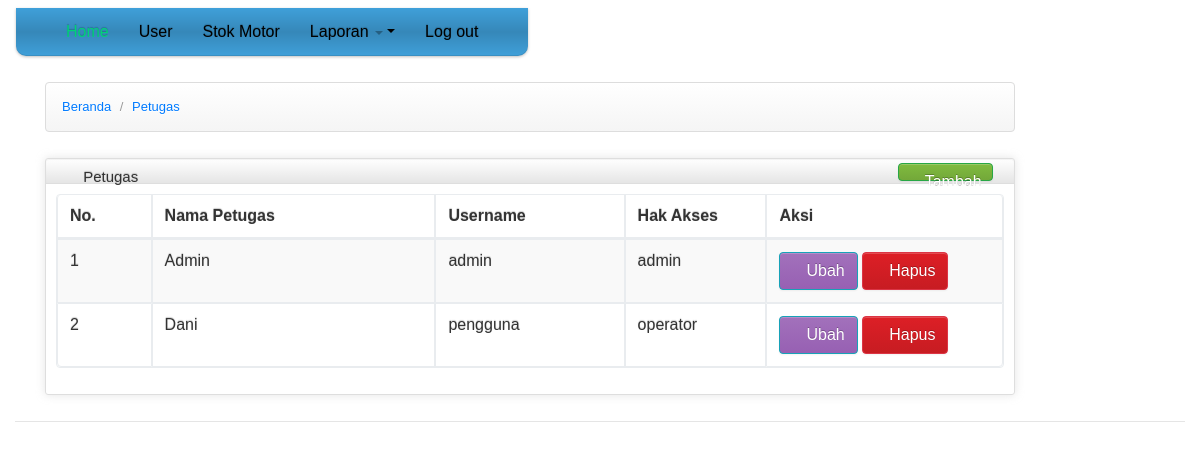
/index.php?pages=petugas (signed in), run on the app's committed database.
### tables this page shows
CREATE TABLE `petugas` (
  `id_petugas` int(11) NOT NULL,
  `nama_petugas` varchar(30) NOT NULL,
  `username` varchar(20) NOT NULL,
  `password` varchar(50) NOT NULL,
  `hak_akses` varchar(10) NOT NULL,
  `foto` varchar(100) NOT NULL
);

### pages/page_petugas/petugas.php (the view, shortened to what this page needs)
<?php
$aksi = "pages/pages_petugas/aksi_petugas.php";
$query = mysqli_query($koneksi, "select * from petugas");
?>
<div>
    <ul class="breadcrumb">
        <li>
            <a href="index.php?pages=home">Beranda</a> <span class="divider">/</span>
        </li>
        <li>
            <a href="index.php?pages=petugas">Petugas</a>
        </li>
    </ul>
</div>
<div class="row-fluid sortable">
    <div class="box span12">
        <div class="box-header well" data-original-title>
            <h2><i class="icon-user"></i> Petugas</h2>
            <div class="box-icon">
                <a class="btn btn-success" href="index.php?pages=tambah_petugas"><i class="icon-plus icon-white"></i> Tambah</a>
            </div>
        </div>
        <div class="box-content">
            <table class="table table-striped table-bordered bootstrap-datatable datatable">
                <thead>
                    <tr>
                        <th style="width: 10%;">
                            No.
                        </th>
                        <th style="width: 30%;">
                            Nama Petugas
                        </th>
                        <th style="width: 20%;">
                            Username
                        </th>
                        <th style="width: 15%;">
                            Hak Akses
                        </th>
                        <th style="width: 25%;">
                            Aksi
                        </th>
                    </tr>
                </thead>
                <tbody>
                    <?php
                    $i = 1;
                    while ($data = mysqli_fetch_array($query)) {
                    ?>
                        <tr>
                            <td><?php echo $i++; ?></td>
                            <td><?php echo $data['nama_petugas']; ?></td>
                            <td><?php echo $data['username']; ?></td>
                            <td><?php echo $data['hak_akses']; ?></td>
                            <td>
                                <a href="index.php?pages=ubah_petugas&&id=<?php echo $data['id_petugas']; ?>" class="btn btn-info" ><i class="icon-edit icon-white"></i>Ubah</a>
                                <a href="<?php echo $aksi . '?pages=petugas&&act=hapus&&id=' . $data['id_petugas']; ?>" class="btn btn-danger" onclick="return confirm('Apakah Anda yakin akan menghapus data?')"><i class="icon-trash icon-white"></i>Hapus</a>
                            </td>
                        </tr>
                    <?php } ?>
                </tbody>
            </table>
        </div>
    </div>
</div>

### css/charisma-app.css (style rules this page uses)
.box { border: 1px solid #DEDEDE; border-radius:3px; -webkit-border-radius:3px; -moz-border-radius:3px; margin-top: 10px; margin-bottom: 10px ; box-shadow: 0 0 10px rgba(189, 189, 189, 0.4); -webkit-box-shadow: 0 0 10px rgba(189, 189, 189, 0.4); -moz-box-shadow: 0 0 10px rgba(189, 189, 189, 0.4); }
.box-header { border:none; padding-top:5px; border-bottom: 1px solid #DEDEDE; border-radius:3px 3px 0 0; -webkit-border-radius:3px 3px 0 0; -moz-border-radius:3px 3px 0 0; height:12px; min-height:12px; margin-bottom: 0; cursor:move; font-weight:bold; font-size:16px; background: -moz-linear-gradient(top, rgba(255,255,255,0) 0%, rgba(0,0,0,0.1) 100%); background: -webkit-gradient(linear, left top, left bottom, color-stop(0%,rgba(255,255,255,0)), color-stop(100%,rgba(0,0,0,0.1))); background: -webkit-linear-gradient(top, rgba(255,255,255,0) 0%,rgba(0,0,0,0.1) 100%); background: -o-linear-gradient(top, rgba(255,255,255,0) 0%,rgba(0,0,0,0.1) 100%); background: -ms-linear-gradient(top, rgba(255,255,255,0) 0%,rgba(0,0,0,0.1) 100%); background: linear-gradient(to bottom, rgba(255,255,255,0) 0%,rgba(0,0,0,0.1) 100%); filter: progid:DXImageTransform.Microsoft.gradient( startColorstr='#00ffffff', endColorstr='#1a000000',GradientType=0 ); }
.box-header h2 { font-size:15px; width:auto; clear:none; float:left; line-height:25px; white-space: nowrap; }
.box-header h2 > i { margin-top:1px; }
.box-icon { float:right; }
.box-icon a { clear:none; float:left; margin:0 2px; height: 18px; width:95px; margin-top: -1px; }
.box-icon a i { margin-left:-4.5px; }
.box-content { padding:10px; }

### css/style.css (style rules this page uses)
body { background: #fff; color: #444; font-family: "Open Sans", sans-serif; }
a { color: #007bff; transition: 0.5s; }
h1, h2, h3, h4, h5, h6 { font-family: "Montserrat", sans-serif; font-weight: 400; margin: 0 0 20px 0; padding: 0; }
ul { list-style: none; margin: 0px; padding: 0px; }
a { text-decoration: none; }
body { line-height: 24px; font-size: 13px; color: #333333; font-family: "Raleway", sans-serif; }
body, p, h1, h2, h3, h4, h5, h6 { margin: 0px; padding: 0px; }

### header.php (style rules this page uses)
body { padding-bottom: 40px; }

### data on the page
petugas: nama_petugas "Admin", username "admin", hak_akses "admin"
petugas: nama_petugas "Dani", username "pengguna", hak_akses "operator"
